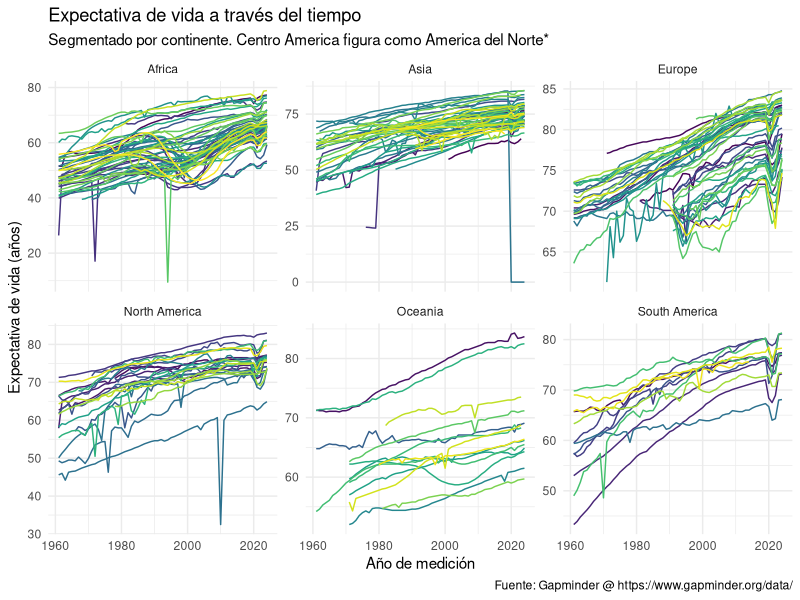
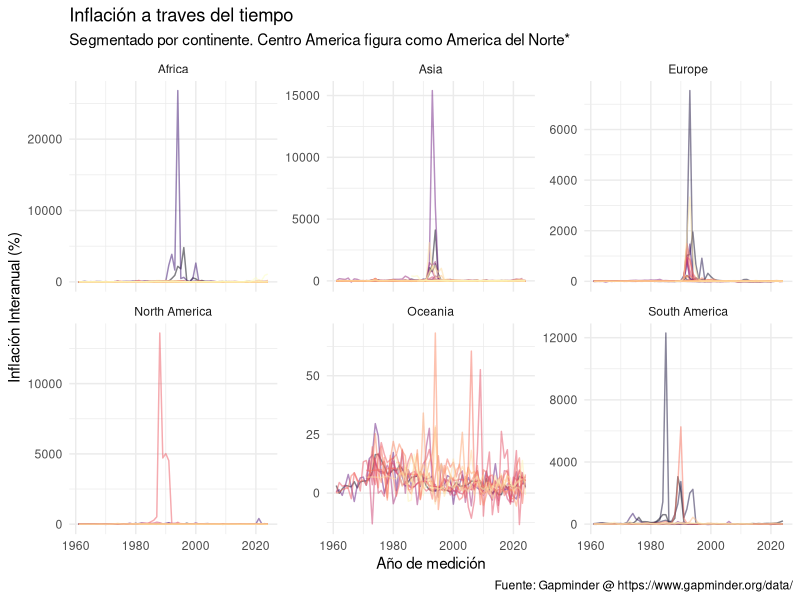
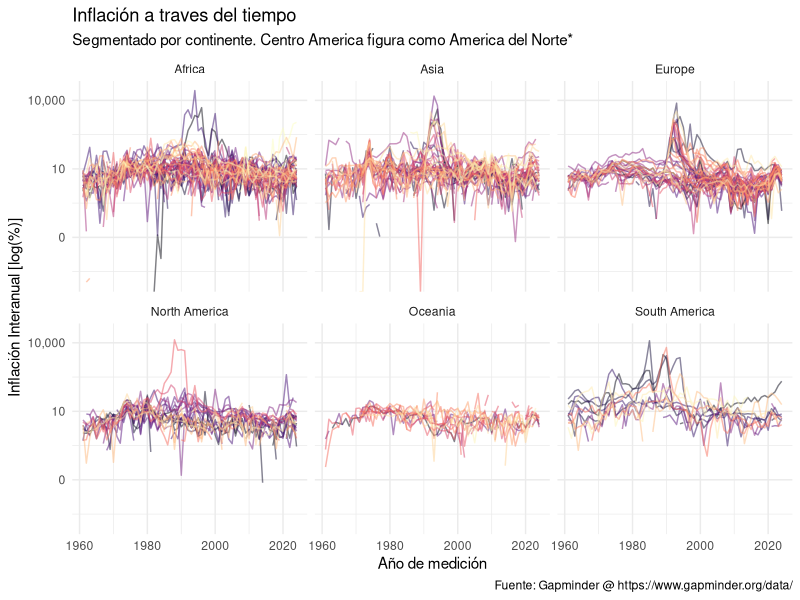
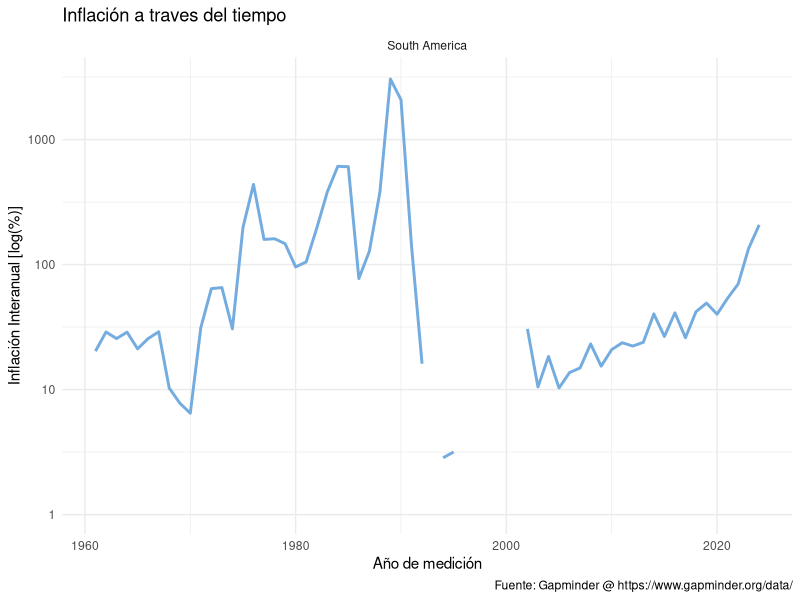
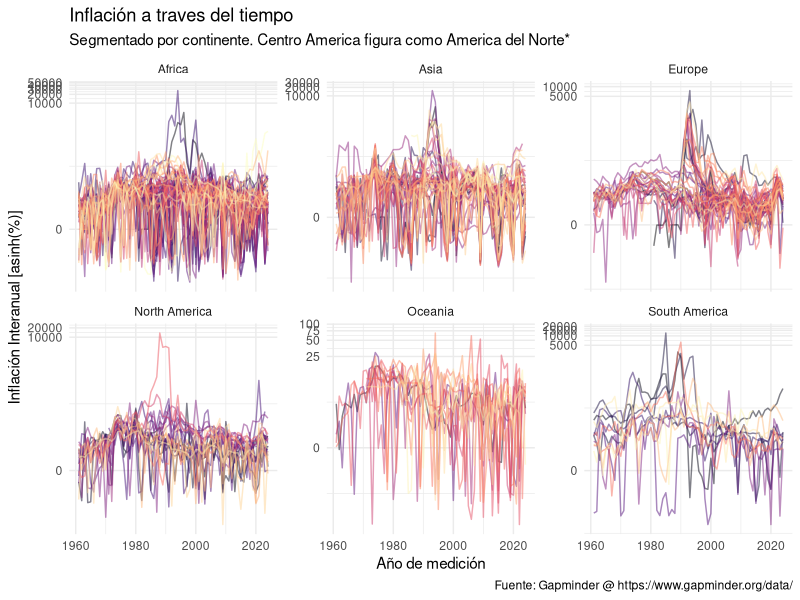
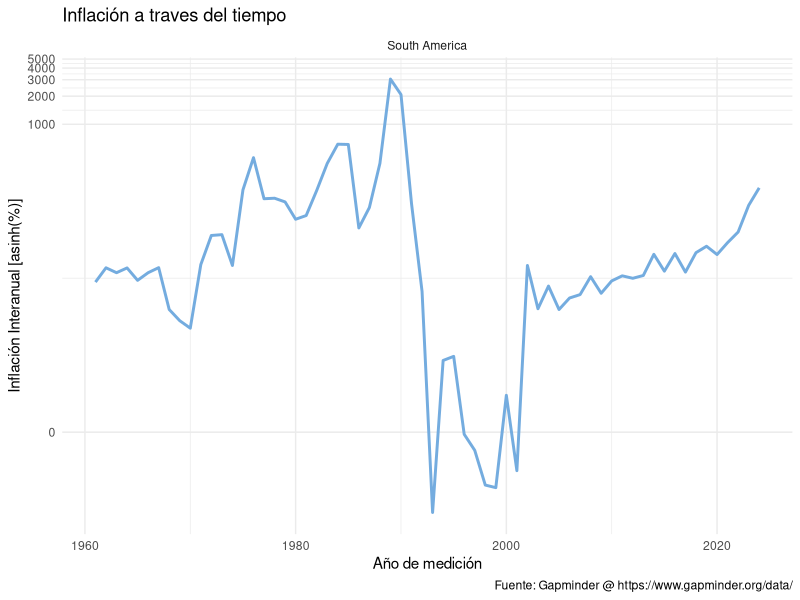
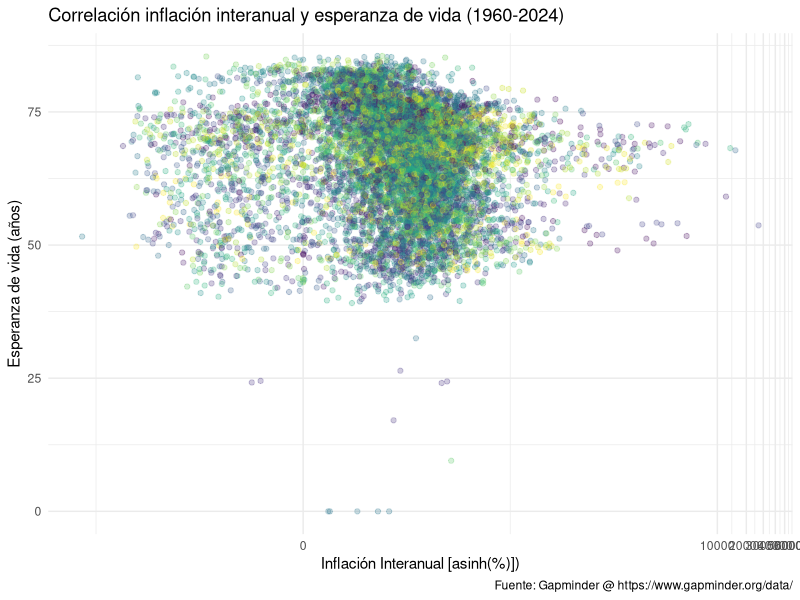
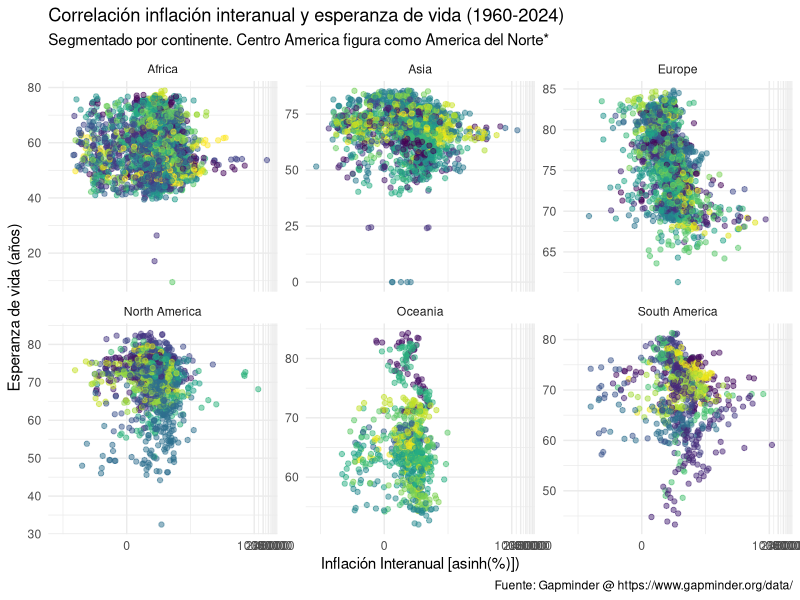

Reproduce these figures in R, in order.
## ---- chunk 1

# Load libraries
library(ggplot2)
library(gganimate)
library(readr)
library(dplyr)

# Load the dataset created in Python
df <- read_csv("data/inflationVsLifeExp.csv")

df <- df %>%
  mutate(
    inflation = as.numeric(gsub(",", ".", gsub("[^0-9,.-]", "", inflation))),
    lifeExp   = as.numeric(gsub(",", ".", gsub("[^0-9,.-]", "", lifeExp))),
    year      = as.integer(year)
  )

df_clean <- df %>%
  filter(!is.na(lifeExp), !is.na(inflation))

## ---- chunk 2
ggplot(df_clean,
       aes(x = year,
           y = lifeExp,
           colour = country))+
  geom_line()+
  facet_wrap(vars(continent), scales = "free_y")+
  scale_color_viridis_d()+
  guides(colour = "none")+
  theme_minimal()+
  labs(title = "Expectativa de vida a través del tiempo",
       subtitle = "Segmentado por continente. Centro America figura como America del Norte*",
       y = "Expectativa de vida (años)",
       x = "Año de medición",
       caption = "Fuente: Gapminder @ https://www.gapminder.org/data/")
## ---- chunk 3
ggplot(df_clean,
       aes(x = year,
           y = inflation,
           colour = country))+
  geom_line(alpha = 0.5)+
  scale_color_viridis_d(option = 'magma')+
  facet_wrap(vars(continent), scales = "free_y")+
  guides(colour = "none")+
  theme_minimal()+
  labs(title = "Inflación a traves del tiempo",
       subtitle = "Segmentado por continente. Centro America figura como America del Norte*",
       y = "Inflación Interanual (%)",
       x = "Año de medición",
       caption = "Fuente: Gapminder @ https://www.gapminder.org/data/")
## ---- chunk 4
ggplot(df_clean,
       aes(x = year,
           y = inflation,
           colour = country))+
  geom_line(alpha = 0.5)+
  scale_y_log10(labels=scales::comma)+
  facet_wrap(vars(continent))+
  scale_color_viridis_d(option = 'magma')+
  guides(colour = "none")+
  theme_minimal()+
  labs(title = "Inflación a traves del tiempo",
       subtitle = "Segmentado por continente. Centro America figura como America del Norte*",
       y = "Inflación Interanual [log(%)]",
       x = "Año de medición",
       caption = "Fuente: Gapminder @ https://www.gapminder.org/data/")
## ---- chunk 5
ggplot(filter(df_clean, country %in% c('Argentina')),
       aes(x = year,
           y = inflation,
           colour = country))+
  geom_line(color = "#74ACDF", linewidth = 1) +
  scale_y_log10()+
  facet_wrap(vars(continent))+
  theme_minimal()+
  labs(title = "Inflación a traves del tiempo",
       y = "Inflación Interanual [log(%)]",
       x = "Año de medición",
       caption = "Fuente: Gapminder @ https://www.gapminder.org/data/")
## ---- chunk 6
ggplot(df_clean,
       aes(x = year,
           y = inflation,
           colour = country))+
  geom_line(alpha = 0.5)+
  scale_y_continuous("Inflación Interanual [asinh(%)]", trans = "asinh")+
  facet_wrap(vars(continent), scales = "free_y")+
  scale_color_viridis_d(option = 'magma')+
  guides(colour = "none")+
  theme_minimal()+
  labs(title = "Inflación a traves del tiempo",
       subtitle = "Segmentado por continente. Centro America figura como America del Norte*",
       y = "Inflación Interanual [asinh(%)]",
       x = "Año de medición",
       caption = "Fuente: Gapminder @ https://www.gapminder.org/data/")

## ---- chunk 7

ggplot(filter(df_clean, country %in% c('Argentina')),
       aes(x = year,
           y = inflation,
           colour = country))+
  geom_line(color = "#74ACDF", linewidth = 1) +
  scale_y_continuous("Inflación Interanual [asinh(%)]", trans = "asinh")+
  facet_wrap(vars(continent))+
  theme_minimal()+
  labs(title = "Inflación a traves del tiempo",
       y = "Inflación Interanual [asinh(%)]",
       x = "Año de medición",
       caption = "Fuente: Gapminder @ https://www.gapminder.org/data/")

## ---- chunk 8
ggplot(df_clean,
       aes(x = inflation,
           y = lifeExp,
           colour = country))+
  geom_point(alpha = 0.25)+
  scale_color_viridis_d()+
  guides(colour = "none")+
  scale_x_continuous("Inflación Interanual [asinh(%)])", trans = "asinh")+
  theme_minimal()+
  labs(title = "Correlación inflación interanual y esperanza de vida (1960-2024)",
       y = "Esperanza de vida (años)",
       x = "Inflación (asinh(%))",
       caption = "Fuente: Gapminder @ https://www.gapminder.org/data/")

## ---- chunk 9
ggplot(df_clean,
       aes(x = inflation,
           y = lifeExp,
           colour = country))+
  geom_point(alpha = 0.5)+
  scale_x_continuous("Inflación Interanual [asinh(%)])", trans = "asinh")+
  theme_minimal()+
  facet_wrap(vars(continent), scales = "free_y")+
  guides(colour = "none")+
  scale_color_viridis_d()+
  labs(title = "Correlación inflación interanual y esperanza de vida (1960-2024)",
       subtitle = "Segmentado por continente. Centro America figura como America del Norte*",
       y = "Esperanza de vida (años)",
       x = "Inflación (asinh(%))",
       caption = "Fuente: Gapminder @ https://www.gapminder.org/data/")
## ---- chunk 10
ggplot(filter(df_clean, continent == "South America"),
       aes(x = inflation,
           y = lifeExp,
           colour = country))+
  geom_point(alpha = 0.5)+
  scale_color_viridis_d()+
  scale_x_continuous("Inflación Interanual [asinh(%)])", trans = "asinh")+
  theme_minimal()+
  labs(title = "Correlación inflación interanual y esperanza de vida (1960-2024)",
       subtitle = "America del Sur",
       y = "Esperanza de vida (años)",
       x = "Inflación (asinh(%))",
       caption = "Fuente: Gapminder @ https://www.gapminder.org/data/")
## ---- chunk 11
ggplot(filter(df_clean, continent == "South America"),
       aes(x = inflation,
           y = lifeExp,
           colour = year))+
  geom_point(alpha = 0.25)+
  scale_x_continuous("Inflación Interanual [asinh(%)])", trans = "asinh")+
  theme_minimal()+
  facet_wrap(vars(country))+
  scale_color_viridis_c()+
  labs(title = "Correlación inflación interanual y esperanza de vida (1960-2024)",
       subtitle = "America del Sur",
       y = "Esperanza de vida (años)",
       x = "Inflación (asinh(%))",
       caption = "Fuente: Gapminder @ https://www.gapminder.org/data/")
## ---- chunk 12
ggplot(
  filter(df_clean, country %in% c("Argentina","Brazil","Bolivia","Chile","Peru")),
  aes(x = inflation, y = lifeExp)
) +
  geom_path(linewidth = 1) + 
  scale_x_continuous("Inflación Interanual [asinh(%)])", trans = "asinh") +
  facet_wrap(vars(country)) +
  theme_minimal() +
  labs(
    title = "Correlación inflación interanual y esperanza de vida a través del tiempo",
    subtitle = "Año: {round(frame_along)}",
    y = "Esperanza de vida (años)",
    x = "Inflación (asinh(%))",
    caption = "Fuente: Gapminder @ https://www.gapminder.org/data/"
  ) +
  transition_reveal(along = year) +
  ease_aes("linear")
